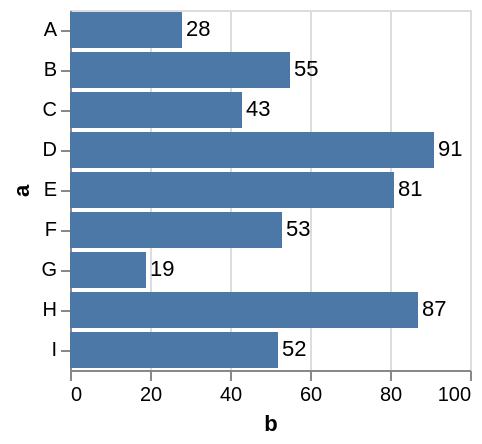

Here is the Vega-Lite specification saved for this chart:
### Vega specification from a JSON file in a GitHub repository (floating-point values rounded to 4 significant figures)
{"$schema": "https://vega.github.io/schema/vega/v5.json", "description": "A simple bar chart with labels.", "background": "white", "padding": 5, "width": 200, "style": "cell", "data": [{"name": "source_0", "values": [{"a": "A", "b": 28}, {"a": "B", "b": 55}, {"a": "C", "b": 43}, {"a": "D", "b": 91}, {"a": "E", "b": 81}, {"a": "F", "b": 53}, {"a": "G", "b": 19}, {"a": "H", "b": 87}, {"a": "I", "b": 52}]}, {"name": "data_0", "source": "source_0", "transform": [{"type": "stack", "groupby": ["a"], "field": "b", "sort": {"field": [], "order": []}, "as": ["b_start", "b_end"], "offset": "zero"}, {"type": "filter", "expr": "isValid(datum[\"b\"]) && isFinite(+datum[\"b\"])"}]}], "signals": [{"name": "y_step", "value": 20}, {"name": "height", "update": "bandspace(domain('y').length, 0.1, 0.05) * y_step"}], "marks": [{"name": "marks", "type": "rect", "style": ["bar"], "from": {"data": "data_0"}, "encode": {"update": {"fill": {"value": "#4c78a8"}, "ariaRoleDescription": {"value": "bar"}, "description": {"signal": "\"b: \" + (format(datum[\"b\"], \"\")) + \"; a: \" + (isValid(datum[\"a\"]) ? datum[\"a\"] : \"\"+datum[\"a\"])"}, "x": {"scale": "x", "field": "b_end"}, "x2": {"scale": "x", "field": "b_start"}, "y": {"scale": "y", "field": "a"}, "height": {"scale": "y", "band": 1}}}}, {"name": "marks_label", "type": "text", "style": ["text"], "from": {"data": "marks"}, "encode": {"update": {"fill": {"value": "black"}, "description": {"signal": "\"b: \" + (format(datum[\"b\"], \"\"))"}, "text": {"signal": "format(datum.datum[\"b\"], \"\")"}}}, "transform": [{"type": "label", "size": {"signal": "[width, height]"}, "anchor": ["right", "right"], "offset": [2, -2]}]}], "scales": [{"name": "x", "type": "linear", "domain": {"data": "data_0", "fields": ["b_start", "b_end"]}, "range": [0, {"signal": "width"}], "nice": true, "zero": true}, {"name": "y", "type": "band", "domain": {"data": "data_0", "field": "a", "sort": true}, "range": {"step": {"signal": "y_step"}}, "paddingInner": 0.1, "paddingOuter": 0.05}], "axes": [{"scale": "x", "orient": "bottom", "gridScale": "y", "grid": true, "tickCount": {"signal": "ceil(width/40)"}, "domain": false, "labels": false, "aria": false, "maxExtent": 0, "minExtent": 0, "ticks": false, "zindex": 0}, {"scale": "x", "orient": "bottom", "grid": false, "title": "b", "labelFlush": true, "labelOverlap": true, "tickCount": {"signal": "ceil(width/40)"}, "zindex": 0}, {"scale": "y", "orient": "left", "grid": false, "title": "a", "labelAngle": 0, "labelAlign": "right", "zindex": 0}]}
